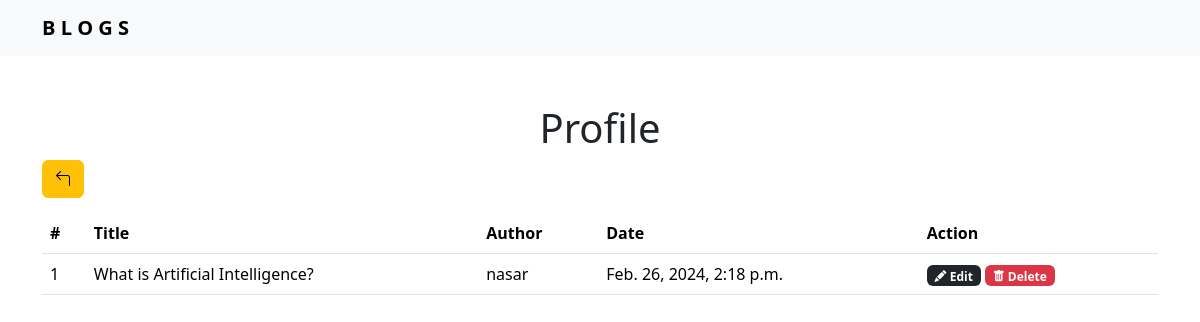
/user_blog_detail/ (signed in), run on the app's committed database.
### userss/models.py (models this page shows, shortened)
class Blogs(models.Model):
    title = models.CharField(max_length=100)
    author = models.ForeignKey(User, on_delete=models.CASCADE)
    desc = models.TextField(max_length=3000)
    date = models.DateTimeField(auto_now_add=True)  # Use auto_now_add instead of auto_add_now

### userss/views.py (the view)
# urls.py: path('user_blog_detail/', views.user_blog_detail, name='user_blog_detail'),
@login_required
def user_blog_detail(request):
    try:
        b = Blogs.objects.filter(author=request.user).order_by('-date')
        return render(request, 'user_blog_detail.html', {'b': b})
    except Exception as e:
        messages.error(request, str(e))
        return redirect('home')

### templates/user_blog_detail.html (shortened to what this page needs)
<!DOCTYPE html>
<html lang="en">
  <head>
    <link
      href="https://cdn.jsdelivr.net/npm/bootstrap@5.3.2/dist/css/bootstrap.min.css"
      rel="stylesheet"
    />
    <link rel="stylesheet" href="https://cdn.jsdelivr.net/npm/bootstrap-icons@1.11.3/font/bootstrap-icons.min.css">
  </head>
  <body>
    <header class="col-md-12 col-lg-12 col-sm-12">
        <nav class="navbar navbar-expand-xxl navbar-light bg-light" >
            <div class="container">
              <a class="navbar-brand" href="{% url 'home' %}" style="font-weight:900;">B L O G S</a>
            </div>
          </nav>
    </header>
    <main class="col-md-12 col-lg-12 col-sm-12 mt-5">
        <div class="container">
            <h1 class="text-center">Profile</h1>
            <a href="{% url 'home' %}" class="btn btn-warning" style="margin-bottom: 15px"
                ><i class="bi bi-arrow-90deg-left"></i></a>
                {% if b  %}
                <table class="table">
                  <thead>
                    <tr>
                      <th scope="col">#</th>
                      <th scope="col">Title</th>
                      <th scope="col">Author</th>
                      <th scope="col">Date</th>
                      <th scope="col">Action</th>
                    </tr>
                  </thead>
                  <tbody>
                    {% for b in b %}
                    <tr>
                      <td>{{forloop.counter}}</td>
                      <td>{{b.title}}</td>
                      <td>{{b.author}}</td>
                      <td>{{b.date}}</td>
                      <td>
                        <a href="{% url 'user_blog_edit' b.id %}"><span class="badge bg-dark"><i class="bi bi-pencil-fill"></i> Edit</span></a>
                        <a href="{% url 'user_blog_delete' b.id %}" class="delete-link" data-id="{{ b.id }}">
                          <span class="badge bg-danger">
                            <i class="bi bi-trash-fill"></i>
                          Delete
                          </span>
                        </a>
                    </tr>
                    {% endfor %}
                  </tbody>
                </table>
                {% else %}
                <h4 class="text-center mt-5">Currently you don't post any blog.</h4>
                {% endif %}
        </div>
    </main>
  </body>
</html>

### data on the page
Blogs: title "What is Artificial Intelligence?", author "nasar", date "Feb. 26, 2024, 2:18 p.m."
